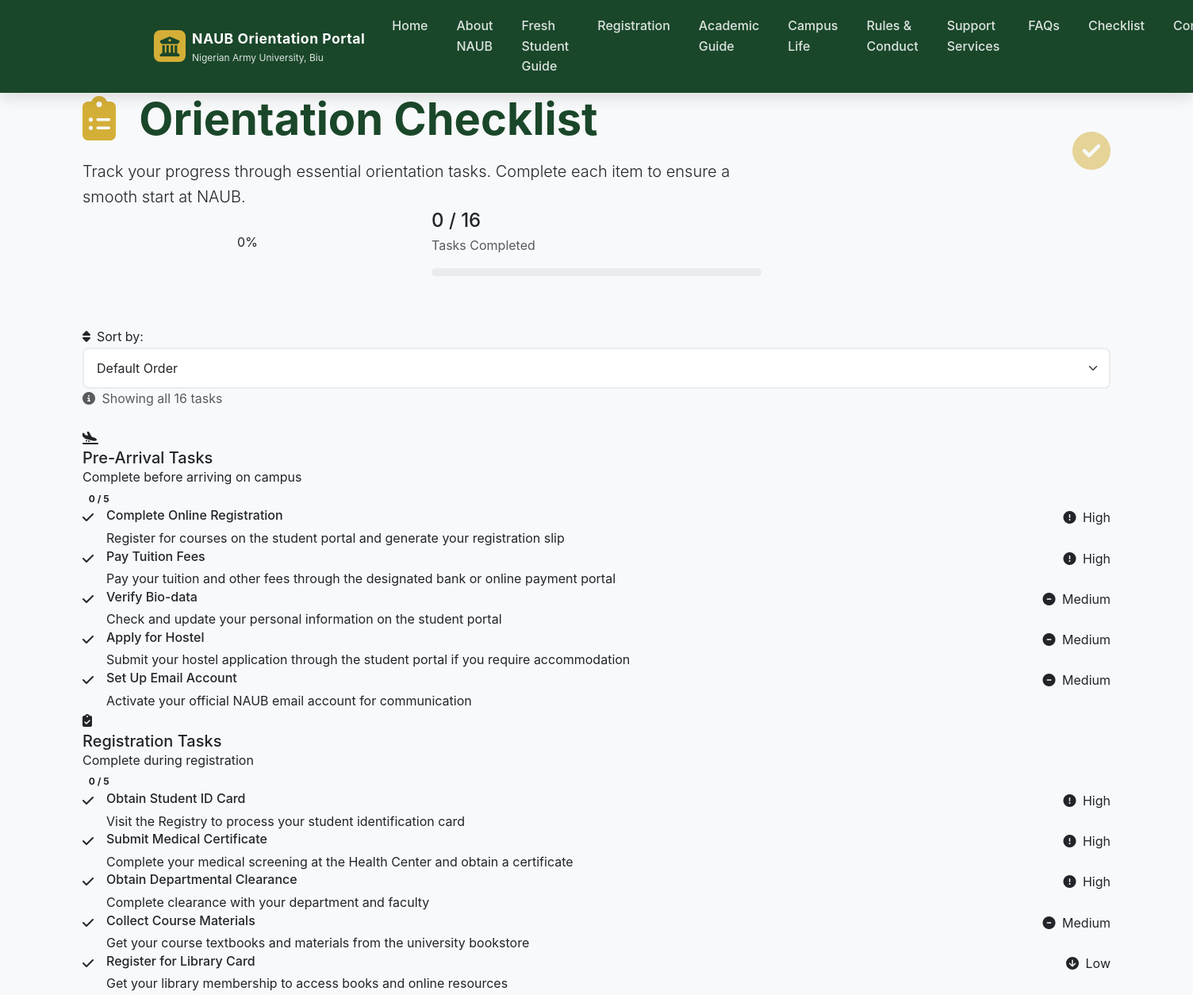
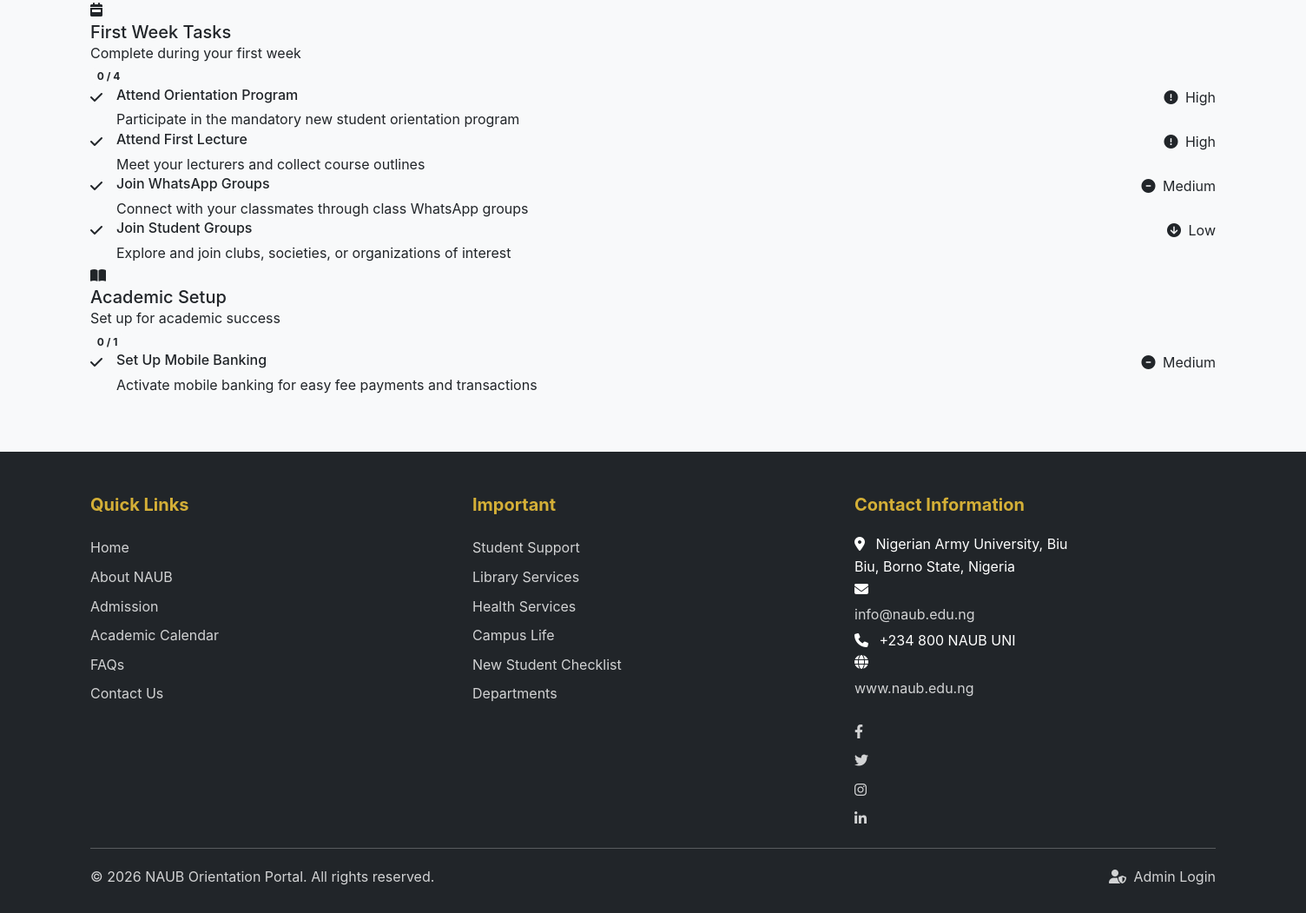
/checklist.php, run on the app's committed database (2 pictures, top to bottom).
### tables this page shows
CREATE TABLE `checklist_items` (
  `id` INT NOT NULL AUTO_INCREMENT,
  `title` VARCHAR(255) NOT NULL,
  `description` TEXT,
  `category` VARCHAR(50) DEFAULT 'pre-arrival',
  `priority` ENUM('high', 'medium', 'low') DEFAULT 'medium',
  `sort_order` INT DEFAULT 0,
  PRIMARY KEY (`id`)
);

### includes/functions.php (called while the page is built, shortened)
<?php
function get_checklist_items() {
    $pdo = get_db();
    try {
        $stmt = $pdo->query("SELECT * FROM checklist_items ORDER BY sort_order");
        return $stmt->fetchAll(PDO::FETCH_ASSOC);
    } catch (PDOException $e) {
        error_log("Error fetching checklist items: " . $e->getMessage());
        return [];
    }
}

### checklist.php (the view, shortened to what this page needs)
<?php
require_once __DIR__ . '/includes/functions.php';
$checklist_items = get_checklist_items();
$priorities = [
    'high' => ['label' => 'High', 'class' => 'danger', 'icon' => 'fa-exclamation-circle'],
    'medium' => ['label' => 'Medium', 'class' => 'warning', 'icon' => 'fa-minus-circle'],
    'low' => ['label' => 'Low', 'class' => 'info', 'icon' => 'fa-arrow-circle-down']
];
$items = !empty($checklist_items) ? $checklist_items : $default_items;
$categories = [
    'pre-arrival' => ['title' => 'Pre-Arrival Tasks', 'icon' => 'fa-plane-arrival', 'description' => 'Complete before arriving on campus'],
    'registration' => ['title' => 'Registration Tasks', 'icon' => 'fa-clipboard-check', 'description' => 'Complete during registration'],
    'first-week' => ['title' => 'First Week Tasks', 'icon' => 'fa-calendar-week', 'description' => 'Complete during your first week'],
    'academic' => ['title' => 'Academic Setup', 'icon' => 'fa-book-open', 'description' => 'Set up for academic success']
];
?>
<?php include __DIR__ . '/includes/header.php'; ?>
<section class="checklist-hero">
    <div class="container">
        <div class="row align-items-center">
            <div class="col-lg-8">
                <h1 class="display-4 fw-bold mb-3">
                    <i class="fas fa-clipboard-list me-3 text-gold"></i>
                    Orientation Checklist
                </h1>
                <p class="lead mb-0">
                    Track your progress through essential orientation tasks. Complete each item to ensure a smooth start at NAUB.
                </p>
            </div>
            <div class="col-lg-4 text-lg-end mt-3 mt-lg-0">
                <div class="hero-icons">
                    <i class="fas fa-check-circle fa-3x text-gold opacity-50"></i>
                </div>
            </div>
        </div>
    </div>
</section>
<section class="progress-section">
    <div class="container">
        <div class="row align-items-center">
            <div class="col-md-4 text-center mb-3 mb-md-0">
                <div class="progress-circle" id="progressCircle" style="--progress: 0%;">
                    <span id="progressPercent">0%</span>
                </div>
            </div>
            <div class="col-md-4 text-center text-md-start mb-3 mb-md-0">
                <h2 class="h4 mb-1" id="taskCount">0 / <?php echo count($items); ?></h2>
                <p class="text-muted mb-0">Tasks Completed</p>
                <div class="progress mt-3" style="height: 10px;">
                </div>
            </div>
            <div class="col-md-4">
            </div>
        </div>
    </div>
</section>
<section class="section-padding">
    <div class="container">
        <div class="row mb-4">
            <div class="col-12">
                <div class="sort-controls">
                    <label for="sortSelect">
                        <i class="fas fa-sort me-2"></i>Sort by:
                    </label>
                    <select class="form-select" id="sortSelect">
                        <option value="default">Default Order</option>
                    </select>
                    <div class="sort-info text-muted">
                        <i class="fas fa-info-circle me-1"></i>
                        <span id="sortInfo">Showing all <?php echo count($items); ?> tasks</span>
                    </div>
                </div>
            </div>
        </div>
        <div class="row" id="checklistContainer">
            <?php foreach ($categories as $cat_key => $cat_info): ?>
                <?php
                $cat_items = array_filter($items, function($item) use ($cat_key) {
                    return $item['category'] === $cat_key;
                });
                ?>
                <?php if (!empty($cat_items)): ?>
                <div class="col-12 category-wrapper" data-category="<?php echo $cat_key; ?>">
                    <div class="category-card">
                        <div class="category-header">
                            <i class="fas <?php echo $cat_info['icon']; ?>"></i>
                            <div>
                                <h3 class="h5 mb-0"><?php echo $cat_info['title']; ?></h3>
                                <p class="category-desc mb-0"><?php echo $cat_info['description']; ?></p>
                            </div>
                            <span class="badge bg-light text-dark ms-auto">
                                <span class="cat-completed">0</span> / <?php echo count($cat_items); ?>
                            </span>
                        </div>
                        <div class="category-body">
                            <?php foreach ($cat_items as $index => $item): ?>
                            <div class="task-item priority-<?php echo $item['priority']; ?>"
                                 data-id="<?php echo $item['id']; ?>"
                                 data-priority="<?php echo $item['priority']; ?>"
                                 data-category="<?php echo $item['category']; ?>"
                                 onclick="toggleTask(<?php echo $item['id']; ?>)">
                                <div class="d-flex align-items-start gap-3">
                                    <div class="task-checkbox">
                                        <i class="fas fa-check"></i>
                                    </div>
                                    <div class="flex-grow-1">
                                        <div class="d-flex justify-content-between align-items-start">
                                            <h4 class="task-title h6 mb-1"><?php echo htmlspecialchars($item['title']); ?></h4>
                                            <span class="priority-badge <?php echo $item['priority']; ?>">
                                                <i class="fas <?php echo $priorities[$item['priority']]['icon']; ?> me-1"></i>
                                                <?php echo $priorities[$item['priority']]['label']; ?>
                                            </span>
                                        </div>
                                        <p class="task-description mb-0"><?php echo htmlspecialchars($item['description'] ?? ''); ?></p>
                                    </div>
                                </div>
                            </div>
                            <?php endforeach; ?>
                        </div>
                    </div>
                </div>
                <?php endif; ?>
            <?php endforeach; ?>
        </div>
    </div>
</section>
<?php include __DIR__ . '/includes/footer.php'; ?>

### data on the page
checklist_items: title "Complete Online Registration", priority "High", description "Register for courses on the student portal and generate your registration slip"
checklist_items: title "Pay Tuition Fees", priority "High", description "Pay your tuition and other fees through the designated bank or online payment portal"
checklist_items: title "Verify Bio-data", priority "Medium", description "Check and update your personal information on the student portal"
checklist_items: title "Apply for Hostel", priority "Medium", description "Submit your hostel application through the student portal if you require accommodation"
checklist_items: title "Set Up Email Account", priority "Medium", description "Activate your official NAUB email account for communication"
checklist_items: title "Obtain Student ID Card", priority "High", description "Visit the Registry to process your student identification card"
checklist_items: title "Submit Medical Certificate", priority "High", description "Complete your medical screening at the Health Center and obtain a certificate"
checklist_items: title "Obtain Departmental Clearance", priority "High", description "Complete clearance with your department and faculty"
checklist_items: title "Collect Course Materials", priority "Medium", description "Get your course textbooks and materials from the university bookstore"
checklist_items: title "Register for Library Card", priority "Low", description "Get your library membership to access books and online resources"
checklist_items: title "Attend Orientation Program", priority "High", description "Participate in the mandatory new student orientation program"
checklist_items: title "Attend First Lecture", priority "High", description "Meet your lecturers and collect course outlines"
checklist_items: title "Join WhatsApp Groups", priority "Medium", description "Connect with your classmates through class WhatsApp groups"
checklist_items: title "Join Student Groups", priority "Low", description "Explore and join clubs, societies, or organizations of interest"
checklist_items: title "Set Up Mobile Banking", priority "Medium", description "Activate mobile banking for easy fee payments and transactions"

### other printed values
SITE_NAME "NAUB Orientation Portal"
$cat_info['title'] "Pre-Arrival Tasks"
$cat_info['description'] "Complete before arriving on campus"
count($cat_items) "5"
$cat_info['title'] "Registration Tasks"
$cat_info['description'] "Complete during registration"
$cat_info['title'] "First Week Tasks"
$cat_info['description'] "Complete during your first week"
count($cat_items) "4"
$cat_info['title'] "Academic Setup"
$cat_info['description'] "Set up for academic success"
count($cat_items) "1"
